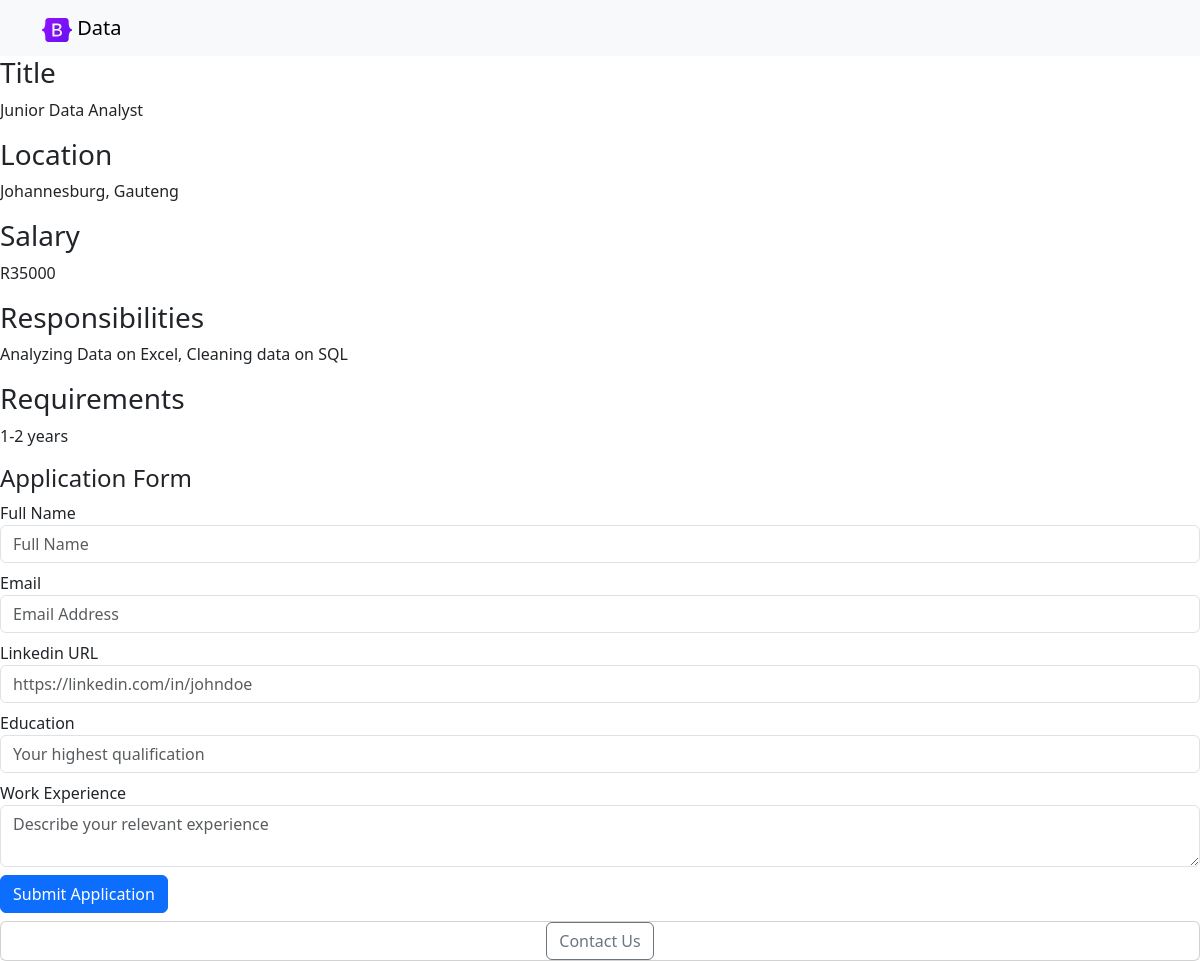
The app's page /jobpage/1 with its own data.
### tables this page shows
CREATE TABLE jobs (
    id INTEGER PRIMARY KEY AUTOINCREMENT,
    title VARCHAR(250) NOT NULL,
    location VARCHAR(250) NOT NULL,
    salary INT,
    currency VARCHAR(10),
    responsibilities VARCHAR(2000),
    requirements VARCHAR(2000)
);

### app.py (the view)
@app.route("/jobpage/<int:id>")
def job_page(id):
    job = load_jobs_from_db()[id-1]
    try:
        return render_template("jobpage.html", job=job)
    except IndexError:
        return "Error: Job not found", 404

### app.py (called while the page is built)
def load_jobs_from_db():
    connection = sqlite3.connect('careers_db.db')
    cursor = connection.cursor()
    result = cursor.execute('''SELECT * FROM jobs''')
    columns = [desc[0] for desc in cursor.description]
    result_all = result.fetchall()
    result_dicts = [dict(zip(columns, row)) for row in result_all]
    return result_dicts

### templates/jobpage.html (shortened to what this page needs)
<!DOCTYPE html>
<html lang="en">
    <head>
        {%include 'bootstrap.html'%}
     </head>
    <body>
        {%include 'nav.html'%}
        <h3>Title</h3>
        <p>{{job.title}}</p>
        <h3>Location</h3>
        <p>{{job.location}}</p>
        <h3>Salary</h3>
        <p>R{{job.salary}}</p>
        <h3>Responsibilities</h3>
        <p>{{job.responsibilities}}</p>
        <h3>Requirements</h3>
        <p>{{job.requirements}}</p>
        {%include 'application.html'%}
        {%include 'footer.html'%}
    </body>
</html>

### templates/bootstrap.html (shortened to what this page needs)
<link href="https://cdn.jsdelivr.net/npm/bootstrap@5.3.7/dist/css/bootstrap.min.css" rel="stylesheet">

### templates/nav.html
<nav class="navbar bg-body-tertiary fixed-top bg-white">
  <div class="container">
    <a class="navbar-brand" href="#">
      <img src="static/bootstrap-logo.svg" alt="Bootstrap" width="30" height="24">
      Data
    </a>
  </div>
</nav>
<div style="height:56px">
</div>

### templates/application.html
<h4>Application Form</h4>
<form action="/jobpage/{{job['id']}}/apply" method="POST">
    <div class="mb-2">
        <label>Full Name</label></br>
        <input type="text" name='full_name' class="form-control mb-2" placeholder="Full Name">
    </div>
    <div class="mb-2">
        <label>Email</label></br>
        <input type="email" name='email' class="form-control mb-2" placeholder="Email Address">
    </div>
    <div class="mb-2">
        <label>Linkedin URL</label></br>
        <input type="'text" name='linkedin_url' class="form-control mb-2" placeholder="https://linkedin.com/in/johndoe">
    </div>
    <div>
        <label>Education</label></br>
        <input type="text" name='education' class="form-control mb-2" placeholder="Your highest qualification">
    </div>
    <div>
        <label>Work Experience</label></br>
        <textarea name='experience' class="form-control mb-2" placeholder="Describe your relevant experience"></textarea>
    </div>
    <div class="mb-2">
        <button type="submit" class="btn btn-primary">Submit Application</button>
    </div>
</form>

### templates/footer.html
<div class="card">
    <div class="text-center">
        <button class="btn btn-outline-secondary">Contact Us</button>
    </div>
</div>

### records on screen
jobs: title "Junior Data Analyst", location "Johannesburg, Gauteng", salary "35000", responsibilities "Analyzing Data on Excel, Cleaning data on SQL", requirements "1-2 years"
